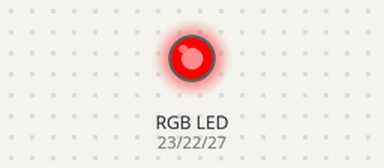
A program run on a simulated Raspberry Pi (BCM pin numbers). On the bench: an RGB LED mixed from three pins (HIGH = lit).

Above: at 0.05 s.
At 1.25 s:
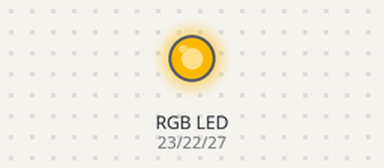
At 2.45 s:
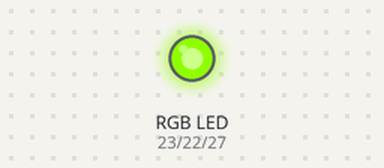
At 4.85 s:
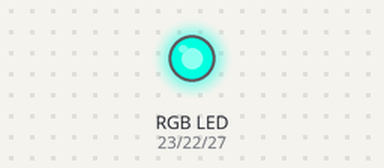
At 7.25 s:
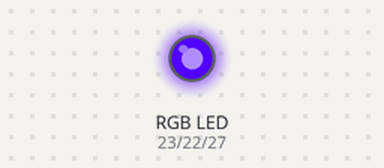
At 9.7 s:
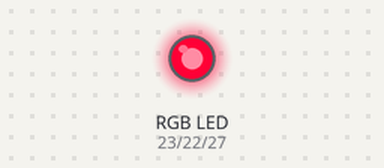
Timing chart, 0 to 13.0 s (numbered marks = the images above):
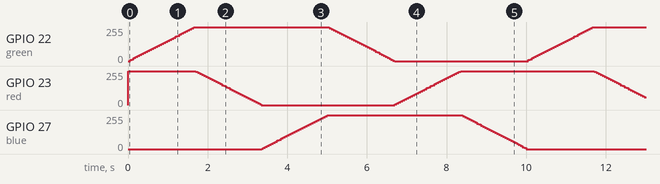

The program:

RGB_rainbow.py
```python
#!/usr/bin/python

import RPi.GPIO as GPIO
import colorsys
import time

red = 23
green = 22
blue = 27

GPIO.setwarnings(False)
GPIO.setmode(GPIO.BCM)

GPIO.setup(red, GPIO.OUT)
GPIO.setup(green, GPIO.OUT)
GPIO.setup(blue, GPIO.OUT)

pr = GPIO.PWM(red, 100)
pg = GPIO.PWM(green, 100)
pb = GPIO.PWM(blue, 100)
pr.start(0)
pg.start(0)
pb.start(0)

try:
    while True:
        steps = 200
        for h in range(0, steps):
            hue = h/steps
            rgb = colorsys.hsv_to_rgb(hue, 1, 1)

            pr.ChangeDutyCycle(rgb[0]*100)
            pg.ChangeDutyCycle(rgb[1]*100)
            pb.ChangeDutyCycle(rgb[2]*100)

            time.sleep(0.05)

except KeyboardInterrupt:
    pr.stop()
    pg.stop()
    pb.stop()
    GPIO.cleanup()
```
